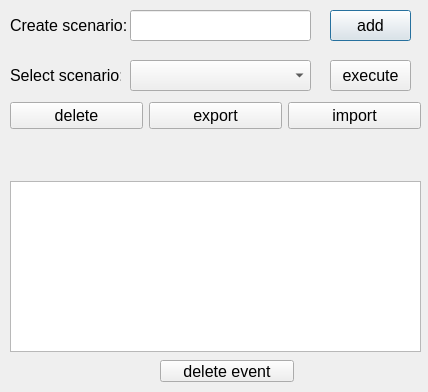
<?xml version="1.0" encoding="UTF-8"?>
<ui version="4.0">
 <class>scenariosWindow</class>
 <widget class="QDialog" name="scenariosWindow">
  <property name="geometry">
   <rect>
    <x>0</x>
    <y>0</y>
    <width>428</width>
    <height>392</height>
   </rect>
  </property>
  <property name="windowTitle">
   <string>Scenarios</string>
  </property>
  <widget class="QComboBox" name="selectScen_cBox">
   <property name="geometry">
    <rect>
     <x>130</x>
     <y>60</y>
     <width>181</width>
     <height>31</height>
    </rect>
   </property>
  </widget>
  <widget class="QLabel" name="selectScen_lbl">
   <property name="geometry">
    <rect>
     <x>10</x>
     <y>60</y>
     <width>111</width>
     <height>31</height>
    </rect>
   </property>
   <property name="font">
    <font>
     <pointsize>12</pointsize>
    </font>
   </property>
   <property name="text">
    <string>Select scenario:</string>
   </property>
  </widget>
  <widget class="QLabel" name="createScen_lbl">
   <property name="geometry">
    <rect>
     <x>10</x>
     <y>10</y>
     <width>121</width>
     <height>31</height>
    </rect>
   </property>
   <property name="font">
    <font>
     <pointsize>12</pointsize>
    </font>
   </property>
   <property name="text">
    <string>Create scenario:</string>
   </property>
  </widget>
  <widget class="QLineEdit" name="newScenName_lineEd">
   <property name="geometry">
    <rect>
     <x>130</x>
     <y>10</y>
     <width>181</width>
     <height>31</height>
    </rect>
   </property>
  </widget>
  <widget class="QPushButton" name="addScen_Butt">
   <property name="geometry">
    <rect>
     <x>330</x>
     <y>10</y>
     <width>81</width>
     <height>31</height>
    </rect>
   </property>
   <property name="font">
    <font>
     <pointsize>12</pointsize>
    </font>
   </property>
   <property name="text">
    <string>add</string>
   </property>
  </widget>
  <widget class="QWidget" name="layoutWidget">
   <property name="geometry">
    <rect>
     <x>10</x>
     <y>90</y>
     <width>411</width>
     <height>51</height>
    </rect>
   </property>
   <layout class="QHBoxLayout" name="horizontalLayout">
    <item>
     <widget class="QPushButton" name="delScen_Butt">
      <property name="font">
       <font>
        <pointsize>12</pointsize>
       </font>
      </property>
      <property name="text">
       <string>delete</string>
      </property>
     </widget>
    </item>
    <item>
     <widget class="QPushButton" name="exportScen_Butt">
      <property name="font">
       <font>
        <pointsize>12</pointsize>
       </font>
      </property>
      <property name="text">
       <string>export</string>
      </property>
     </widget>
    </item>
    <item>
     <widget class="QPushButton" name="importScen_Butt">
      <property name="font">
       <font>
        <pointsize>12</pointsize>
       </font>
      </property>
      <property name="text">
       <string>import</string>
      </property>
     </widget>
    </item>
   </layout>
  </widget>
  <widget class="QTableView" name="events_tableView">
   <property name="geometry">
    <rect>
     <x>10</x>
     <y>181</y>
     <width>411</width>
     <height>171</height>
    </rect>
   </property>
  </widget>
  <widget class="QPushButton" name="delEvent_Butt">
   <property name="geometry">
    <rect>
     <x>160</x>
     <y>360</y>
     <width>134</width>
     <height>22</height>
    </rect>
   </property>
   <property name="font">
    <font>
     <pointsize>12</pointsize>
    </font>
   </property>
   <property name="text">
    <string>delete event</string>
   </property>
  </widget>
  <widget class="QPushButton" name="execScen_Butt">
   <property name="geometry">
    <rect>
     <x>330</x>
     <y>60</y>
     <width>81</width>
     <height>31</height>
    </rect>
   </property>
   <property name="font">
    <font>
     <pointsize>12</pointsize>
    </font>
   </property>
   <property name="text">
    <string>execute</string>
   </property>
  </widget>
 </widget>
 <resources/>
 <connections/>
</ui>
